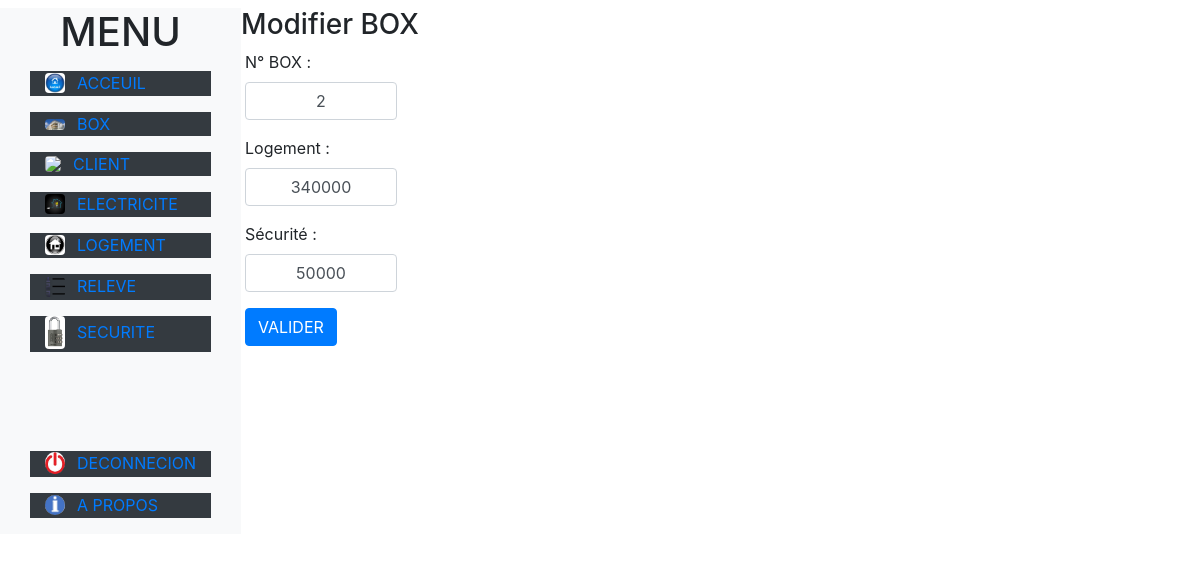
Before: /modbox.php?num_box=2 with the older database file.
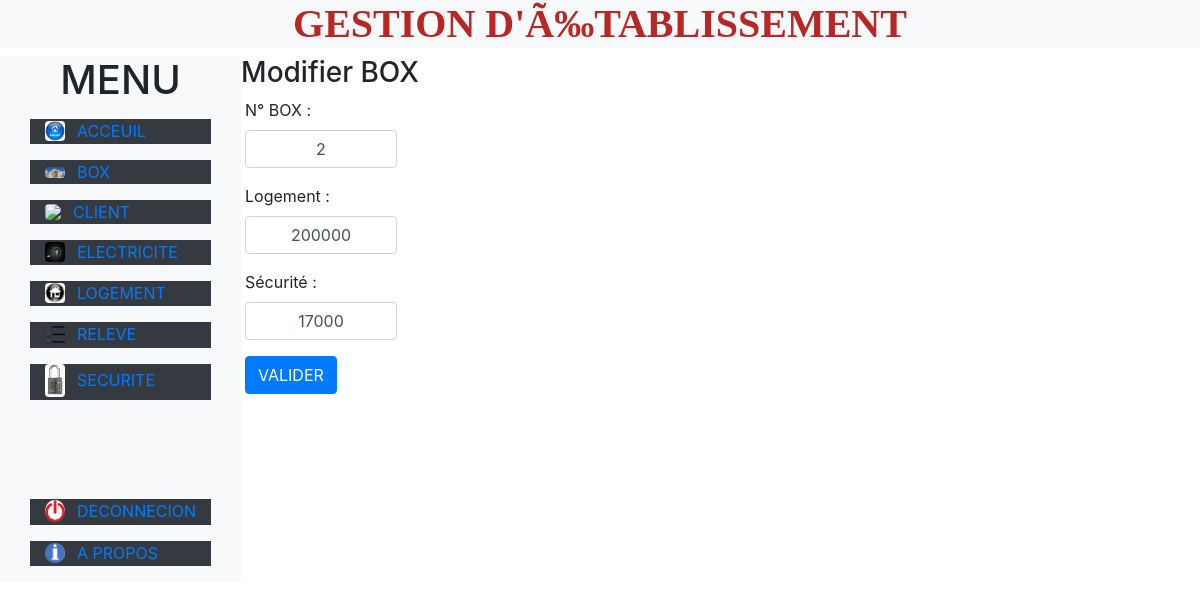
After: the same page with the newer database file.
### tables this page shows
CREATE TABLE `piece` (
  `N_box` int(11) NOT NULL,
  `hofa` double NOT NULL,
  `securite` double NOT NULL,
  `emplacement` varchar(255) NOT NULL,
  `longueur` varchar(11) NOT NULL,
  `largeur` varchar(11) NOT NULL
);

CREATE TABLE `parametre` (
  `nom_appli` varchar(255) NOT NULL,
  `societe` varchar(255) NOT NULL,
  `representant` varchar(255) NOT NULL,
  `localisation` varchar(255) NOT NULL,
  `adress_soc` varchar(255) NOT NULL,
  `respo_soc` varchar(255) NOT NULL,
  `cin_respo` varchar(255) NOT NULL,
  `dcin_respo` varchar(255) NOT NULL,
  `adress_respo` varchar(255) NOT NULL,
  `entete` varchar(255) NOT NULL,
  `corps_menu` longtext NOT NULL,
  `foot` varchar(255) NOT NULL,
  `kwt` varchar(20) NOT NULL
);

### list_client.php (called while the page is built, shortened)
<?php require_once("centre.php");
$parms="SELECT * FROM parametre ";
$parm=$pdo->prepare($parms);
$parm->execute() ;
?>

### modbox.php (the view, shortened to what this page needs)
<?php
require_once('centre.php');
$box=$_GET['num_box'];
$ps=$pdo->prepare("SELECT * FROM piece WHERE N_box=?");
$params=array($box);
$ps->execute($params);
$reqbox=$ps->fetch();
?>
<!DOCTYPE html>
<html>
<head>
	<link rel="stylesheet" type="text/css" href="css/style.css"/>
	<link rel="stylesheet" type="text/css" href="css/bootstrap.min.css"/>
</head>
<body>
	<div class="">
		<div class="panel-info bg-light"><?php require("en_tete.php");?></div>
		<div class="spacer panel-info panel-body body" id="body">
			<nav class="panel-info bg-light"><h1 class="text-center">MENU</h1>
				<div class="col-md-12" id="menu">
					<div class="col-sm-12" id="menu_list">
						<?php require("list.php");?>
					</div>
					<div class="col-sm-12 text-white" id="option">
						<?php require("user.php");?>
					</div>
				</div>
			</nav>
			<div class="container spacer col-md-8 col-xs-5 col-md-offset-5" id="body-panel" >
            <div class="container spacer col-sm-1 col-md-12 col-xs-4 col-md-offset-8">
                <div class="panel panel-info">
                    <div class="panel-heading navbar-dark"><h3>Modifier BOX</h3></div>
                        <div class="panel-body panel-body col-md-4">
                            <form method="post" action="Save_boxmod.php" enctype="multipart/form-data" id="editbox">
                                <div class="form-group">
                                    <label class="control-label" >N° BOX : </label>
                                    <input type="text" name="num_box" value="<?php echo("$box")?>" class="form-control text-center"id="numero_box" >
                                </div>
                                <div class="form-group">
                                    <label class="control-label">Logement :</label>
                                    <input type="text" name="loge" class="form-control text-center" value="<?php echo($reqbox['hofa'])?>" id="loge">
                                </div>
                                <div class="form-group">
                                    <label class="control-label">Sécurité :</label>
                                    <input type="text" name="sec" class="form-control text-center" value="<?php echo($reqbox['securite'])?>" id="securt">
                                </div>
                                <div  class="row col-sm-3">
                                    <button type="submit"  id="btn-repportage" class="btn btn-primary" name="button" background-color="blue" >VALIDER</button>
                                </div>
                            </form>
                        </div>
                    </div>
                </div>
			</div>
		</div>
	</div>
</body>
</html>

### en_tete.php
<h1><?php require_once("list_client.php");while ($par=$parm->fetch()){; echo(($par["nom_appli"]) ." ". ($par["societe"])." ".($par["localisation"]) ); };?></h1>

Changed rows visible on the page:
added parametre: nom_appli "GESTION D'Ã‰TABLISSEMENT"
changed piece: loge "340000" → "200000"; sec "50000" → "17000"
